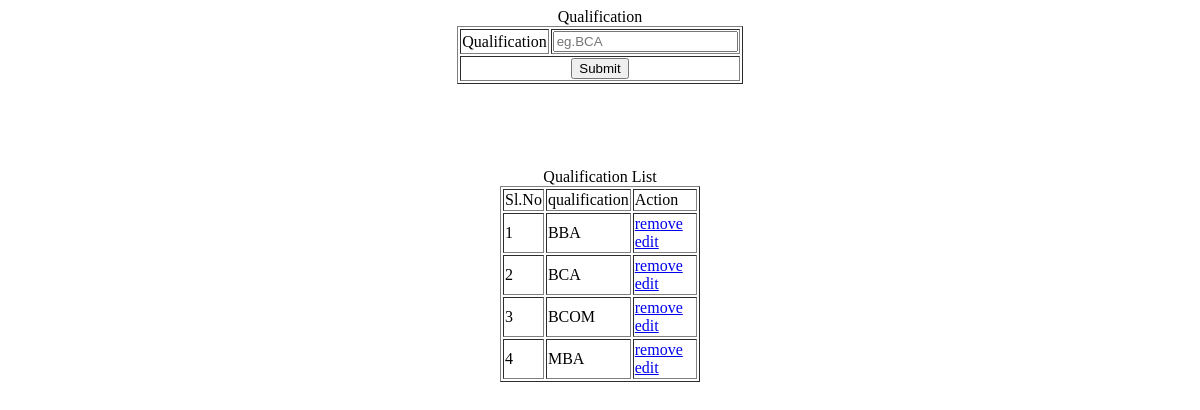
Page /Project/Admin/Qualification.php on the earlier database version.
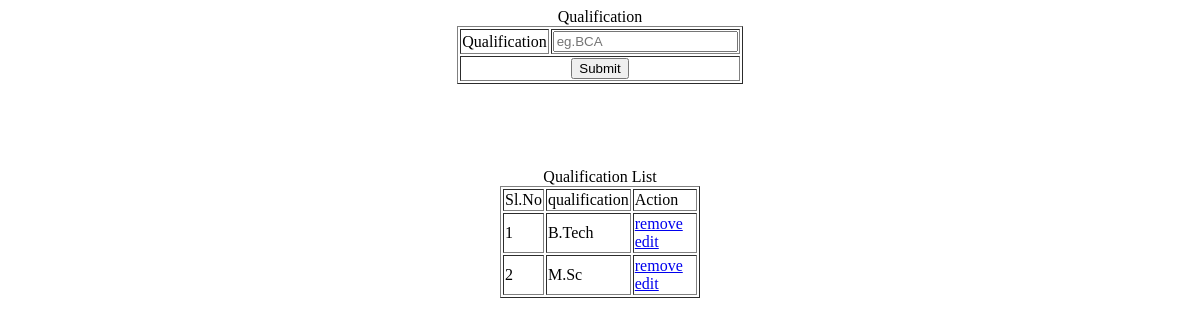
Same page on the later database version.
### tables this page shows
CREATE TABLE `tbl_qualification` (
  `qualification_id` int(11) NOT NULL,
  `qualification_name` varchar(30) NOT NULL,
  `qualification_status` int(11) NOT NULL DEFAULT 0
);

### Project/Admin/Qualification.php (the view, shortened to what this page needs)
<?php
include("../Assets/Connection/Connection.php");
 $qualificationname = "";
	?>
<!DOCTYPE html PUBLIC "-//W3C//DTD XHTML 1.0 Transitional//EN" "http://www.w3.org/TR/xhtml1/DTD/xhtml1-transitional.dtd">
<html xmlns="http://www.w3.org/1999/xhtml">
<head>
</head>
<body>
<form id="form1" name="form1" method="post" action="">
  <div align="center">Qualification </div>
      <table width="200" border="1"align="center">
      <tr>
        <td>Qualification</td>
        <td><label for="txt_qualification"></label>
        <input type="text" name="txt_qualification" id="txt_qualification" placeholder="eg.BCA" value = "<?php echo $qualificationname?>"/>
        </td>
      </tr>
      <tr>
        <td colspan="2" align="center"><input type="submit" name="btn_submit" id="btn_submit" value="Submit" /></td>
        </tr>
    </table>
      <p>&nbsp;</p>
      <p>&nbsp;</p>
      <div align="center">Qualification List </div><table width="200" border="1" align="center">
  <tr>
    <td>Sl.No</td>
    <td>qualification</td>
    <td>Action</td>
  </tr>
  <?php
   $i=0;
   $selQry="select * from tbl_qualification where qualification_status=0 ORDER BY qualification_name ASC";
   $row=$Con->query($selQry);
   while($data=$row->fetch_assoc())
   {
	   $i++;
  ?>
  <tr>
    <td><?php echo  $i ?></td>
    <td><?php echo $data['qualification_name']?></td>
    <td>
     <a href = "Qualification.php?rid=<?php echo $data['qualification_id']?>">remove</a>
     <a href = "Qualification.php?eid=<?php echo $data['qualification_id']?>">edit
     </a>
    </td>
  </tr>
  <?php
   }
  ?>
</table>
</form>
</body>
</html>

Differences in the rows shown:
removed tbl_qualification: qualification_name "BBA"
removed tbl_qualification: qualification_name "BCA"
removed tbl_qualification: qualification_name "BCOM"
removed tbl_qualification: qualification_name "MBA"
added tbl_qualification: qualification_name "B.Tech"
now on this page (row edited): tbl_qualification: qualification_name "M.Sc"
